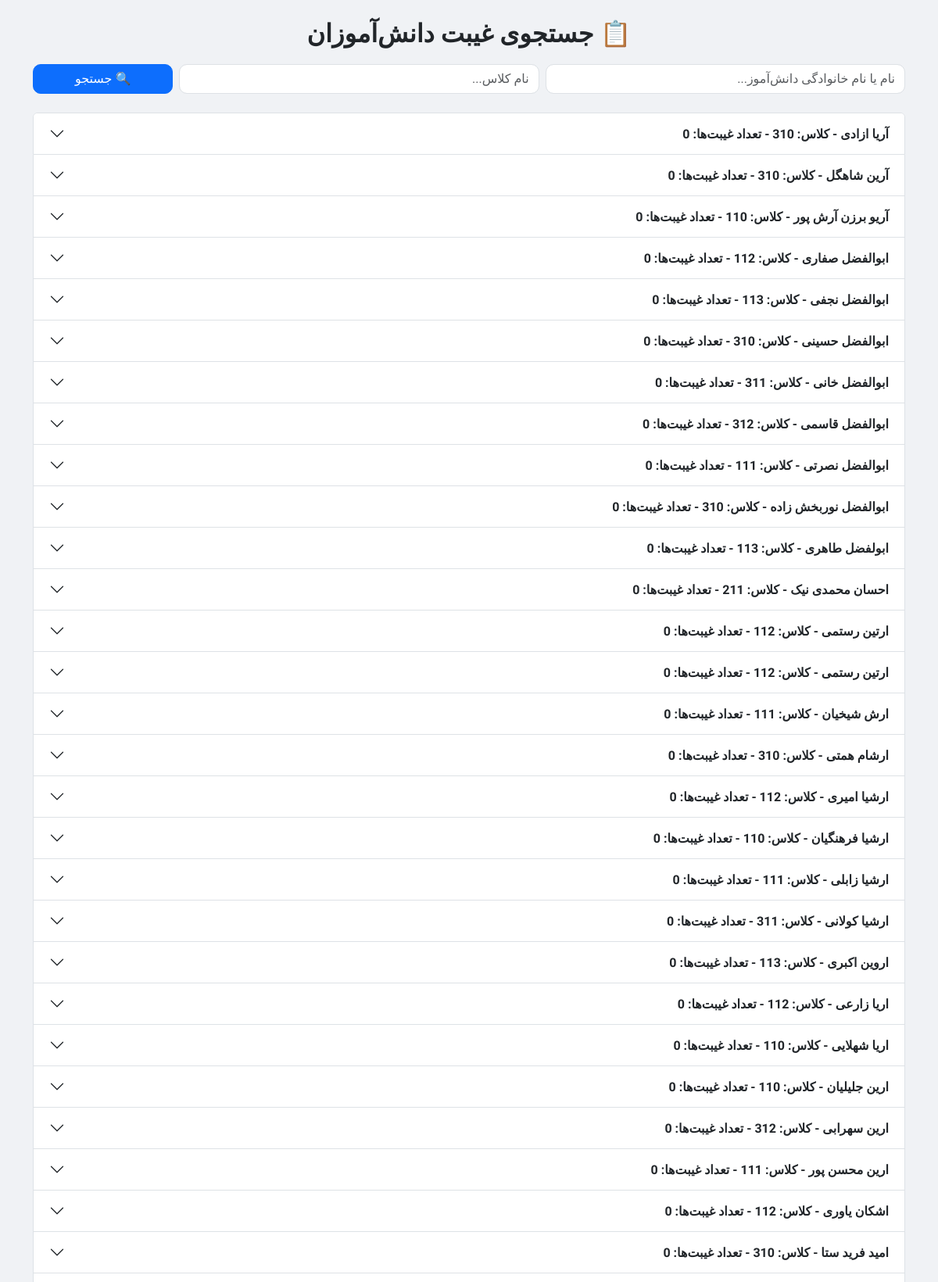
/student_absences (signed in, upper part), run on the app's committed database.
### app.py (models this page shows)
class Student(db.Model):
    id = db.Column(db.Integer, primary_key=True)
    firstname = db.Column(db.String(50), nullable=False)
    lastname = db.Column(db.String(50), nullable=False)
    parent_number = db.Column(db.String(20), nullable=False)
    class_id = db.Column(db.Integer, db.ForeignKey("class.id"), nullable=False)
    attendances = db.relationship("Attendance", backref="student", lazy=True, cascade="all, delete")

class Class(db.Model):
    id = db.Column(db.Integer, primary_key=True)
    name = db.Column(db.String(50), unique=True, nullable=False)
    students = db.relationship("Student", backref="class_", lazy=True, cascade="all, delete")

### app.py (the view)
@app.route("/student_absences", methods=["GET", "POST"])
@login_required
def student_absences():
    search_query = request.form.get("search", "").strip() if request.method == "POST" else ""
    class_query = request.form.get("class_name", "").strip() if request.method == "POST" else ""
    student_attendance_list = []
    query = Student.query.join(Class)
    if search_query:
        query = query.filter((Student.firstname.ilike(f"%{search_query}%")) | (Student.lastname.ilike(f"%{search_query}%")))
    if class_query:
        query = query.filter(Class.name.ilike(f"%{class_query}%"))
    students = query.order_by(Student.firstname, Student.lastname).all()
    for student in students:
        attendances = Attendance.query.filter_by(student_id=student.id).order_by(Attendance.date.desc(), Attendance.time.desc()).all()
        student_attendance_list.append({"student": student, "attendances": attendances})
    return render_template("student_absences.html", student_attendance_list=student_attendance_list, search_query=search_query, class_query=class_query)

### app.py (called while the page is built)
def login_required(f):
    from functools import wraps
    @wraps(f)
    def decorated_function(*args, **kwargs):
        if not session.get('logged_in'):
            return redirect(url_for('login'))
        return f(*args, **kwargs)
    return decorated_function

### templates/student_absences.html (shortened to what this page needs)
<!DOCTYPE html>
<html lang="fa">
<head>
<link href="https://cdn.jsdelivr.net/npm/bootstrap@5.3.2/dist/css/bootstrap.rtl.min.css" rel="stylesheet">
</head>
<body dir="rtl">
<div class="container mt-4">
    <h2>📋 جستجوی غیبت دانش‌آموزان</h2>
    <form method="POST" class="mb-4">
        <div class="row g-2">
            <div class="col-md-5">
                <input type="text" name="search" class="form-control" placeholder="نام یا نام خانوادگی دانش‌آموز..." value="{{ search_query }}">
            </div>
            <div class="col-md-5">
                <input type="text" name="class_name" class="form-control" placeholder="نام کلاس..." value="{{ class_query }}">
            </div>
            <div class="col-md-2">
                <button class="btn btn-primary w-100">🔍 جستجو</button>
            </div>
        </div>
    </form>
    {% if student_attendance_list %}
    <div class="accordion" id="studentsAccordion">
        {% for entry in student_attendance_list %}
        {% set student = entry.student %}
        {% set attendances = entry.attendances %}
        <div class="accordion-item">
            <h2 class="accordion-header" id="heading{{ student.id }}">
                <button class="accordion-button collapsed" type="button" data-bs-toggle="collapse" data-bs-target="#collapse{{ student.id }}" aria-expanded="false" aria-controls="collapse{{ student.id }}">
                    {{ student.firstname }} {{ student.lastname }} - کلاس: {{ student.class_.name }} - تعداد غیبت‌ها: {{ attendances|length }}
                </button>
            </h2>
        </div>
        {% endfor %}
    </div>
    {% elif search_query or class_query %}
        <p class="text-center text-muted">هیچ دانش‌آموزی با این مشخصات پیدا نشد.</p>
    {% endif %}
</div>
</body>
</html>

### templates/student_absences.html (style rules this page uses)
body { font-family: 'Vazirmatn', Tahoma, sans-serif; background: #f0f2f5; }
h2 { font-weight: 700; margin-bottom: 20px; text-align: center; }
.accordion-button { font-weight: 600; }
.form-control, .btn { border-radius: 10px; }

### data on the page
Student: firstname "آریا", lastname "ازادی"
Class: class_.name "310" "310" "310"
Student: firstname "آرین", lastname "شاهگل"
Student: firstname "آریو برزن", lastname "آرش پور"
Student: firstname "ابوالفضل", lastname "صفاری"
Student: firstname "ابوالفضل", lastname "نجفی"
Student: firstname "ابوالفضل", lastname "حسینی"
Student: firstname "ابوالفضل", lastname "خانی"
Student: firstname "ابوالفضل", lastname "قاسمی"
Class: class_.name "312"
Student: firstname "ابوالفضل", lastname "نصرتی"
Student: firstname "ابوالفضل", lastname "نوربخش زاده"
Student: firstname "ابولفضل", lastname "طاهری"
Student: firstname "احسان", lastname "محمدی نیک"
Class: class_.name "211"
Student: firstname "ارتین", lastname "رستمی"
Student: firstname "ارتین", lastname "رستمی"
Student: firstname "ارش", lastname "شیخیان"
Student: firstname "ارشام", lastname "همتی"
Student: firstname "ارشیا", lastname "امیری"
Student: firstname "ارشیا", lastname "فرهنگیان"
Student: firstname "ارشیا", lastname "زابلی"
Student: firstname "ارشیا", lastname "کولانی"
Class: class_.name "311"
Student: firstname "اروین", lastname "اکبری"
Student: firstname "اریا", lastname "زارعی"
Student: firstname "اریا", lastname "شهلایی"
Student: firstname "ارین", lastname "جلیلیان"
Student: firstname "ارین", lastname "سهرابی"
Student: firstname "ارین", lastname "محسن پور"
Student: firstname "اشکان", lastname "یاوری"
Student: firstname "امید", lastname "فرید ستا"

### other printed values
{{ attendances|length }} "0" "0" "0" "0" "0" "0" "0" "0" "0" "0" "0" "0" "0" "0" "0" "0" "0" "0" "0" "0" "0" "0" "0" "0" "0" "0" "0" "0"
